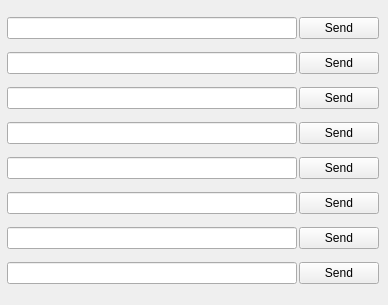
          <widget class="QWidget" name="tab_2">
           <attribute name="title">
            <string>Phrases</string>
           </attribute>
           <widget class="QWidget" name="layoutWidget">
            <property name="geometry">
             <rect>
              <x>7</x>
              <y>10</y>
              <width>372</width>
              <height>286</height>
             </rect>
            </property>
            <layout class="QGridLayout" name="gridLayout_2" columnstretch="290,0" columnminimumwidth="290,0">
             <property name="sizeConstraint">
              <enum>QLayout::SetDefaultConstraint</enum>
             </property>
             <item row="1" column="0">
              <widget class="QLineEdit" name="phrase1">
               <property name="sizePolicy">
                <sizepolicy hsizetype="Maximum" vsizetype="Fixed">
                 <horstretch>0</horstretch>
                 <verstretch>0</verstretch>
                </sizepolicy>
               </property>
               <property name="minimumSize">
                <size>
                 <width>290</width>
                 <height>0</height>
                </size>
               </property>
              </widget>
             </item>
             <item row="0" column="0">
              <widget class="QLineEdit" name="phrase2">
               <property name="sizePolicy">
                <sizepolicy hsizetype="Maximum" vsizetype="Fixed">
                 <horstretch>127</horstretch>
                 <verstretch>0</verstretch>
                </sizepolicy>
               </property>
               <property name="minimumSize">
                <size>
                 <width>290</width>
                 <height>0</height>
                </size>
               </property>
              </widget>
             </item>
             <item row="3" column="0">
              <widget class="QLineEdit" name="phrase4">
               <property name="sizePolicy">
                <sizepolicy hsizetype="Maximum" vsizetype="Fixed">
                 <horstretch>0</horstretch>
                 <verstretch>0</verstretch>
                </sizepolicy>
               </property>
               <property name="minimumSize">
                <size>
                 <width>290</width>
                 <height>0</height>
                </size>
               </property>
              </widget>
             </item>
             <item row="0" column="1">
              <widget class="QPushButton" name="send2">
               <property name="text">
                <string>Send</string>
               </property>
              </widget>
             </item>
             <item row="2" column="0">
              <widget class="QLineEdit" name="phrase3">
               <property name="sizePolicy">
                <sizepolicy hsizetype="Maximum" vsizetype="Fixed">
                 <horstretch>0</horstretch>
                 <verstretch>0</verstretch>
                </sizepolicy>
               </property>
               <property name="minimumSize">
                <size>
                 <width>290</width>
                 <height>0</height>
                </size>
               </property>
              </widget>
             </item>
             <item row="5" column="1">
              <widget class="QPushButton" name="send6">
               <property name="text">
                <string>Send</string>
               </property>
              </widget>
             </item>
             <item row="5" column="0">
              <widget class="QLineEdit" name="phrase6">
               <property name="sizePolicy">
                <sizepolicy hsizetype="Maximum" vsizetype="Fixed">
                 <horstretch>0</horstretch>
                 <verstretch>0</verstretch>
                </sizepolicy>
               </property>
               <property name="minimumSize">
                <size>
                 <width>290</width>
                 <height>0</height>
                </size>
               </property>
              </widget>
             </item>
             <item row="7" column="1">
              <widget class="QPushButton" name="send8">
               <property name="text">
                <string>Send</string>
               </property>
              </widget>
             </item>
             <item row="6" column="1">
              <widget class="QPushButton" name="send7">
               <property name="text">
                <string>Send</string>
               </property>
              </widget>
             </item>
             <item row="2" column="1">
              <widget class="QPushButton" name="send3">
               <property name="text">
                <string>Send</string>
               </property>
              </widget>
             </item>
             <item row="4" column="0">
              <widget class="QLineEdit" name="phrase5">
               <property name="sizePolicy">
                <sizepolicy hsizetype="Maximum" vsizetype="Fixed">
                 <horstretch>0</horstretch>
                 <verstretch>0</verstretch>
                </sizepolicy>
               </property>
               <property name="minimumSize">
                <size>
                 <width>290</width>
                 <height>0</height>
                </size>
               </property>
              </widget>
             </item>
             <item row="1" column="1">
              <widget class="QPushButton" name="send1">
               <property name="text">
                <string>Send</string>
               </property>
              </widget>
             </item>
             <item row="7" column="0">
              <widget class="QLineEdit" name="phrase8">
               <property name="sizePolicy">
                <sizepolicy hsizetype="Maximum" vsizetype="Fixed">
                 <horstretch>0</horstretch>
                 <verstretch>0</verstretch>
                </sizepolicy>
               </property>
               <property name="minimumSize">
                <size>
                 <width>290</width>
                 <height>0</height>
                </size>
               </property>
              </widget>
             </item>
             <item row="6" column="0">
              <widget class="QLineEdit" name="phrase7">
               <property name="sizePolicy">
                <sizepolicy hsizetype="Maximum" vsizetype="Fixed">
                 <horstretch>0</horstretch>
                 <verstretch>0</verstretch>
                </sizepolicy>
               </property>
               <property name="minimumSize">
                <size>
                 <width>290</width>
                 <height>0</height>
                </size>
               </property>
              </widget>
             </item>
             <item row="3" column="1">
              <widget class="QPushButton" name="send4">
               <property name="text">
                <string>Send</string>
               </property>
              </widget>
             </item>
             <item row="4" column="1">
              <widget class="QPushButton" name="send5">
               <property name="text">
                <string>Send</string>
               </property>
              </widget>
             </item>
            </layout>
           </widget>
          </widget>
